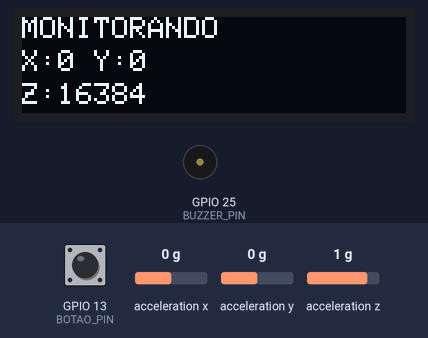
The sketch below on a simulated ESP32. On the bench: 128×32 one-colour display, buzzer (waves = sounding, pin HIGH). Wiring (inferred from the names in the program): MPU-6050 motion sensor at I2C address 0x68. The inputs (shaded band) are chosen by the test bench; at power-on: acceleration x 0 g, acceleration y 0 g, acceleration z 1 g, GPIO 13 (BOTAO_PIN) HIGH. WiFi joins after 1.5 s; servers stay silent unless stated; storage starts empty; what the sketch prints to the serial monitor is not drawn.

Above: at 4.8 s.
4.9 s: acceleration x set to -1.4 g
At 5.7 s:
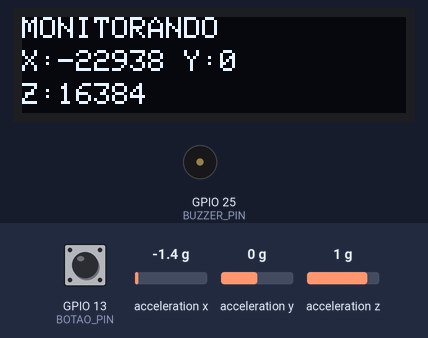
6.4 s: acceleration y set to -1.4 g
At 7.8 s:
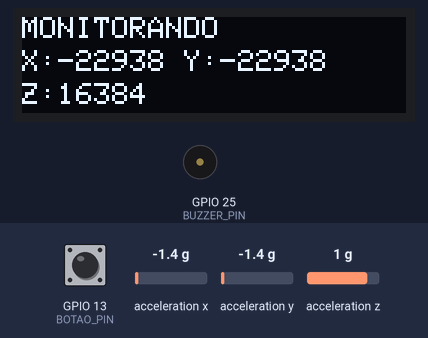
8.1 s: acceleration z set to -1.4 g
At 9.1 s:
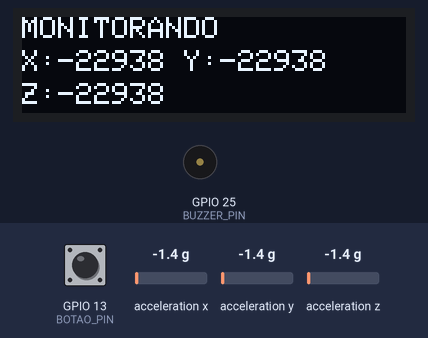
9.7 s: acceleration x set to -0.8 g
At 11.0 s:
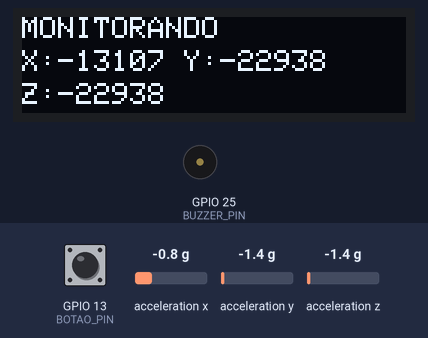
Timing chart, 0 to 12.2 s (numbered marks = the images above; inputs shaded):
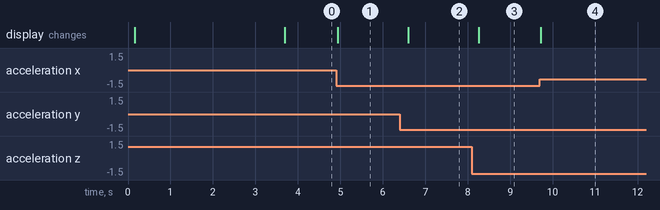

The sketch:

teste.ino
```cpp
#include <WiFi.h>
#include <WebServer.h>
#include <Wire.h>
#include <Adafruit_GFX.h>
#include <Adafruit_SSD1306.h>
#include <math.h>
#include <LittleFS.h>

// =====================================================
// WIFI
// =====================================================

const char* NOME_WIFI = "";
const char* SENHA_WIFI = "";

WebServer server(80);


// =====================================================
// PINOS
// =====================================================

#define SDA_PIN 21
#define SCL_PIN 22

#define BOTAO_PIN 13
#define BUZZER_PIN 25

#define MPU_ADDR 0x68
#define OLED_ADDR 0x3C


// =====================================================
// OLED 128x32
// =====================================================

#define LARGURA 128
#define ALTURA 32

Adafruit_SSD1306 display(LARGURA, ALTURA, &Wire, -1);


// =====================================================
// VARIAVEIS
// =====================================================

int16_t ax = 0;
int16_t ay = 0;
int16_t az = 0;

float aceleracao = 0;

bool alertaQueda = false;
bool quedaLivre = false;
bool mpuEncontrado = false;
bool buzzerLigado = false;

unsigned long tempoQueda = 0;
unsigned long ultimoDisplay = 0;
unsigned long testeBuzzerAte = 0;

// Limites iniciais para teste.
// Considerando aproximadamente 17340 unidades = 1g.
const float LIMITE_QUEDA = 8670;
const float LIMITE_IMPACTO = 43350;

const char* ARQUIVO_LOGS = "/logs.txt";
const size_t TAMANHO_MAX_LOGS = 6000;


// =====================================================
// LOGS (gravados no LittleFS)
// =====================================================

void registrarLog(const String& mensagem) {

  String linha = "[t+" + String(millis() / 1000) + "s] " + mensagem;
  Serial.println(linha);

  if (LittleFS.exists(ARQUIVO_LOGS)) {
    File f = LittleFS.open(ARQUIVO_LOGS, "r");
    size_t tamanho = f ? f.size() : 0;
    if (f) f.close();
    if (tamanho > TAMANHO_MAX_LOGS) LittleFS.remove(ARQUIVO_LOGS);
  }

  File f = LittleFS.open(ARQUIVO_LOGS, "a");
  if (f) {
    f.println(linha);
    f.close();
  }
}


// =====================================================
// LEITURA DO MPU
// =====================================================

int16_t ler16(uint8_t registrador) {

  Wire.beginTransmission(MPU_ADDR);
  Wire.write(registrador);
  Wire.endTransmission(false);

  Wire.requestFrom(MPU_ADDR, (uint8_t)2);

  int16_t valor = 0;

  if (Wire.available() >= 2) {
    valor = Wire.read() << 8;
    valor |= Wire.read();
  }

  return valor;
}


// =====================================================
// INICIALIZAR MPU
// =====================================================

void iniciarMPU() {

  Wire.beginTransmission(MPU_ADDR);

  Wire.write(0x6B);
  Wire.write(0x00);

  Wire.endTransmission();

  delay(100);
}


// =====================================================
// DETECCAO DE QUEDA
// =====================================================

void detectarQueda() {

  // Calcula a intensidade da aceleracao
  aceleracao = sqrt(
    (float)ax * ax +
    (float)ay * ay +
    (float)az * az
  );

  // Detecta um periodo de queda livre
  if (aceleracao < LIMITE_QUEDA && !alertaQueda && !quedaLivre) {

    quedaLivre = true;

    tempoQueda = millis();
  }

  // Procura um impacto depois da queda livre
  if (quedaLivre && !alertaQueda) {

    if (millis() - tempoQueda <= 1500) {

      if (aceleracao > LIMITE_IMPACTO) {

        alertaQueda = true;

        registrarLog("ALERTA: possivel queda detectada");

      }

    } else {

      quedaLivre = false;

    }
  }
}


// =====================================================
// BOTAO DE RESET
// =====================================================

void verificarBotao() {

  static int ultimaLeitura = HIGH;
  static int estadoEstavel = HIGH;
  static unsigned long ultimoDebounce = 0;

  int leitura = digitalRead(BOTAO_PIN);

  if (leitura != ultimaLeitura) {

    ultimoDebounce = millis();

  }

  if ((millis() - ultimoDebounce) > 50) {

    if (leitura != estadoEstavel) {

      estadoEstavel = leitura;

      // INPUT_PULLUP: LOW significa botao pressionado.
      if (estadoEstavel == LOW && alertaQueda) {

        alertaQueda = false;
        quedaLivre = false;

        registrarLog("Alerta cancelado pelo botao");

      }

    }

  }

  ultimaLeitura = leitura;
}


// =====================================================
// ARQUIVOS DO LITTLEFS
// =====================================================

void enviarArquivo(const char* caminho, const char* tipo) {

  File arquivo = LittleFS.open(caminho, "r");

  if (!arquivo) {
    server.send(404, "text/plain; charset=utf-8", String(caminho) + " nao encontrado no LittleFS");
    return;
  }

  server.streamFile(arquivo, tipo);
  arquivo.close();
}


// =====================================================
// ENVIAR DADOS PARA A PAGINA
// =====================================================

void enviarDados() {

  String status;

  if (alertaQueda) {
    status = "ALERTA: POSSÍVEL QUEDA DETECTADA!";
  } else {
    status = "Monitorando";
  }

  String json = "{";

  json += "\"x\":" + String(ax) + ",";
  json += "\"y\":" + String(ay) + ",";
  json += "\"z\":" + String(az) + ",";
  json += "\"wifi\":" + String(WiFi.status() == WL_CONNECTED ? "true" : "false") + ",";
  json += "\"sensor\":" + String(mpuEncontrado ? "true" : "false") + ",";
  json += "\"buzzer\":" + String(buzzerLigado ? "true" : "false") + ",";
  json += "\"alerta\":" + String(alertaQueda ? "true" : "false") + ",";
  json += "\"status\":\"" + status + "\"";

  json += "}";

  server.send(200, "application/json; charset=utf-8", json);
}


// =====================================================
// COMANDOS E LOGS
// =====================================================

void tratarComando() {

  String acao = server.arg("acao");

  if (acao == "teste_buzzer") {

    testeBuzzerAte = millis() + 1000;
    registrarLog("Teste do buzzer pelo painel");
    server.send(200, "application/json; charset=utf-8",
                "{\"ok\":true,\"mensagem\":\"Buzzer testado.\"}");

  } else if (acao == "silenciar") {

    alertaQueda = false;
    quedaLivre = false;
    testeBuzzerAte = 0;
    registrarLog("Alerta silenciado pelo painel");
    server.send(200, "application/json; charset=utf-8",
                "{\"ok\":true,\"mensagem\":\"Alerta silenciado.\"}");

  } else {

    server.send(400, "application/json; charset=utf-8",
                "{\"ok\":false,\"mensagem\":\"Comando desconhecido.\"}");

  }
}

void enviarLogs() {

  File f = LittleFS.open(ARQUIVO_LOGS, "r");

  if (!f) {
    server.send(200, "text/plain; charset=utf-8", "Nenhum registro ainda.");
    return;
  }

  server.streamFile(f, "text/plain; charset=utf-8");
  f.close();
}


// =====================================================
// SETUP
// =====================================================

void setup() {

  Serial.begin(115200);

  pinMode(BOTAO_PIN, INPUT_PULLUP);
  pinMode(BUZZER_PIN, OUTPUT);

  digitalWrite(BUZZER_PIN, LOW);

  // LittleFS
  if (!LittleFS.begin(true)) {

    Serial.println("Erro ao iniciar LittleFS!");

    while (true) {
      delay(100);
    }

  }

  Serial.println("LittleFS iniciado!");

  // I2C
  Wire.begin(SDA_PIN, SCL_PIN);

  // MPU
  Wire.beginTransmission(MPU_ADDR);

  mpuEncontrado = (Wire.endTransmission() == 0);

  if (mpuEncontrado) {

    Serial.println("MPU encontrado!");

    iniciarMPU();

  } else {

    Serial.println("MPU nao encontrado!");

  }

  // OLED
  if (!display.begin(SSD1306_SWITCHCAPVCC, OLED_ADDR)) {

    Serial.println("OLED nao encontrado!");

    while (true) {
      delay(100);
    }

  }

  Serial.println("OLED encontrado!");

  display.clearDisplay();
  display.setTextColor(SSD1306_WHITE);
  display.setTextSize(2);
  display.setCursor(0, 0);
  display.println("Detector");
  display.println("de Quedas");
  display.display();

  delay(2000);

  // Wi-Fi
  WiFi.begin(NOME_WIFI, SENHA_WIFI);

  Serial.print("Conectando ao Wi-Fi");

  while (WiFi.status() != WL_CONNECTED) {

    delay(500);
    Serial.print(".");

  }

  Serial.println();
  Serial.println("Wi-Fi conectado!");

  Serial.print("IP: ");
  Serial.println(WiFi.localIP());

  // Rotas dos arquivos (LittleFS)
  server.on("/", HTTP_GET, []() { enviarArquivo("/index.html", "text/html"); });
  server.on("/logs", HTTP_GET, []() { enviarArquivo("/logs.html", "text/html"); });
  server.on("/style.css", HTTP_GET, []() { enviarArquivo("/style.css", "text/css"); });
  server.on("/app.js", HTTP_GET, []() { enviarArquivo("/app.js", "application/javascript"); });

  // Rotas da API
  server.on("/dados", HTTP_GET, enviarDados);
  server.on("/comando", HTTP_GET, tratarComando);
  server.on("/api/logs", HTTP_GET, enviarLogs);

  server.onNotFound([]() {
    server.send(404, "text/plain; charset=utf-8", "Pagina nao encontrada");
  });

  server.begin();

  Serial.println("Servidor HTTP iniciado!");

  registrarLog("Sistema iniciado");

}


// =====================================================
// LOOP
// =====================================================

void loop() {

  // Leitura do acelerometro
  if (mpuEncontrado) {

    ax = ler16(0x3B);
    ay = ler16(0x3D);
    az = ler16(0x3F);

    // Detecta possivel queda
    detectarQueda();

  }

  // Verifica botao
  verificarBotao();

  // Buzzer (alerta ou teste pelo painel)
  buzzerLigado = alertaQueda || (millis() < testeBuzzerAte);
  digitalWrite(BUZZER_PIN, buzzerLigado ? HIGH : LOW);

  // Atualiza OLED a cada 200ms
  if (millis() - ultimoDisplay >= 200) {

    ultimoDisplay = millis();

    display.clearDisplay();
    display.setTextColor(SSD1306_WHITE);
    display.setTextSize(1);

    if (alertaQueda) {

      display.setCursor(0, 0);
      display.println("!!! ALERTA !!!");

      display.setCursor(0, 12);
      display.println("POSSIVEL QUEDA");

      display.setCursor(0, 23);
      display.println("Pressione RESET");

    } else {

      display.setCursor(0, 0);
      display.println(mpuEncontrado ? "MONITORANDO" : "ERRO NO MPU6050");

      display.setCursor(0, 11);
      display.print("X:");
      display.print(ax);

      display.print(" Y:");
      display.print(ay);

      display.setCursor(0, 22);
      display.print("Z:");
      display.println(az);

    }

    display.display();

  }

  // Atende o navegador
  server.handleClient();

  delay(20);

}
```

Measured:
- after the input at 4.9 s, the display: changes at once (image 1)
- after the input at 6.4 s, the display: changes after 0.20 s (image 2)
- after the input at 8.1 s, the display: changes after 0.17 s (image 3)
- after the input at 9.7 s, the display: changes at once (image 4)
